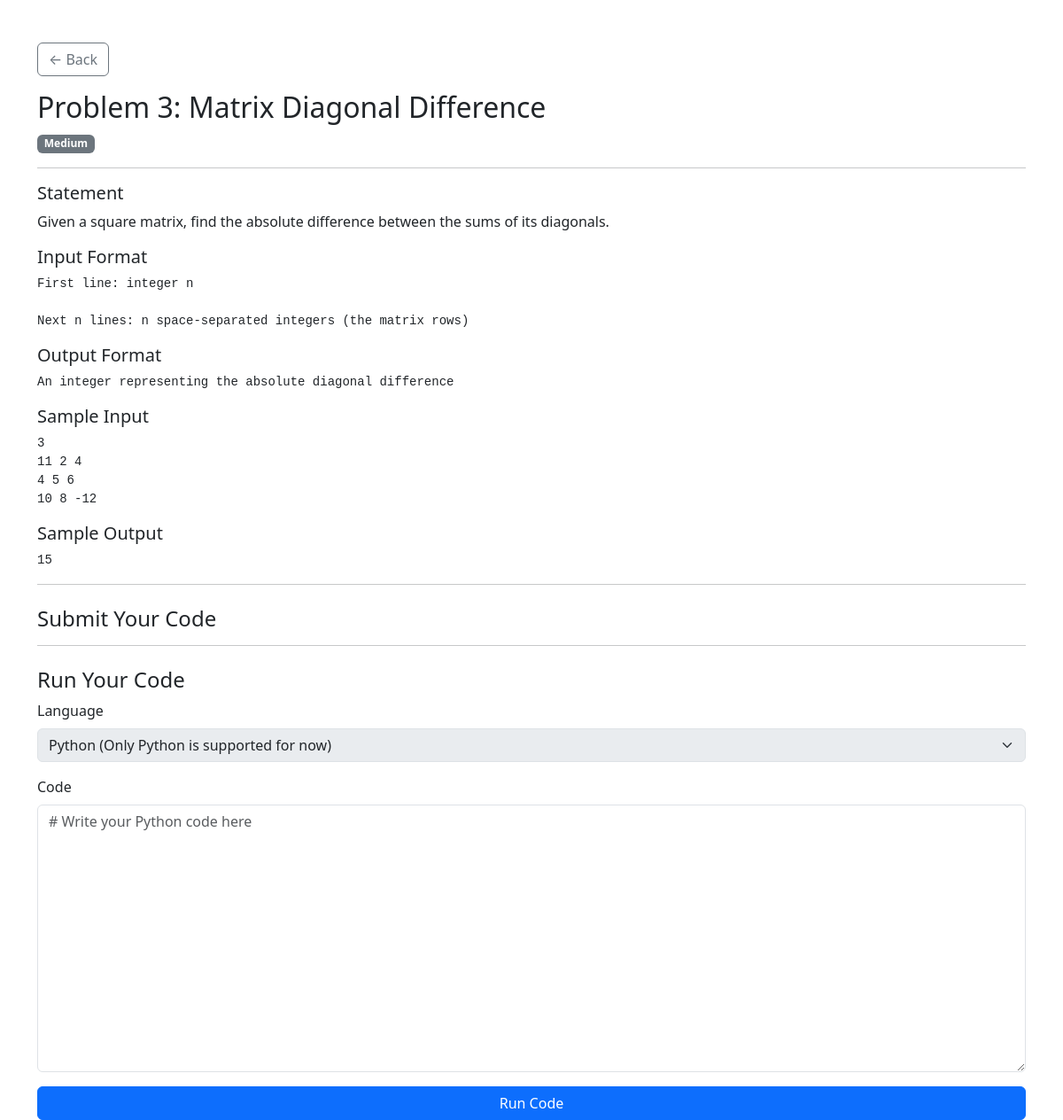
The page /problems/3/ (signed in) on the database its author committed.
### problems/models.py (models this page shows, shortened)
class Problem(models.Model):
    DIFFICULTY_CHOICES = [
        ('Easy', 'Easy'),
        ('Medium', 'Medium'),
        ('Hard', 'Hard'),
    ]
    title = models.CharField(max_length=100)
    statement = models.TextField()
    input_format = models.TextField()
    output_format = models.TextField()
    sample_input = models.TextField()
    sample_output = models.TextField()
    difficulty = models.CharField(max_length=10, choices=DIFFICULTY_CHOICES)
    created_at = models.DateTimeField(auto_now_add=True)

### problems/views.py (the view, shortened to what this page needs)
# urls.py: path('<int:problem_id>/', views.problem_detail, name='problem_detail'),
@login_required
def problem_detail(request, problem_id):
    problem = get_object_or_404(Problem, id=problem_id)
    return render(request, "problems/problem_detail.html", {"problem": problem})

### templates/problems/problem_detail.html (shortened to what this page needs)
<!DOCTYPE html>
<html>
<head>
  <link href="https://cdn.jsdelivr.net/npm/bootstrap@5.3.0/dist/css/bootstrap.min.css" rel="stylesheet" />
</head>
<body>
<div class="container mt-5">
  <a href="/problems/" class="btn btn-outline-secondary mb-3">&larr; Back</a>
  <h2>{{ problem.title }}</h2>
  <span class="badge bg-secondary">{{ problem.difficulty }}</span>
  <hr>
  <h5>Statement</h5>
  <p>{{ problem.statement }}</p>
  <h5>Input Format</h5>
  <pre>{{ problem.input_format }}</pre>
  <h5>Output Format</h5>
  <pre>{{ problem.output_format }}</pre>
  <h5>Sample Input</h5>
  <pre>{{ problem.sample_input }}</pre>
  <h5>Sample Output</h5>
  <pre>{{ problem.sample_output }}</pre>
  <hr>
  <h4 class="mt-4">Submit Your Code</h4>
    <hr>
  <h4 class="mt-4">Run Your Code</h4>
  <form method="POST" action="{% url 'run_submission' problem.id %}">
    <div class="mb-3">
      <label for="language" class="form-label">Language</label>
      <select name="language" id="language" class="form-select" disabled>
        <option value="py" selected>Python (Only Python is supported for now)</option>
      </select>
    </div>
    <div class="mb-3">
      <label for="code" class="form-label">Code</label>
      <textarea name="code" class="form-control" id="code" rows="12" placeholder="# Write your Python code here" required></textarea>
    </div>
    <button type="submit" class="btn btn-primary w-100">Run Code</button>
  </form>
</div>
</body>
</html>

### rows shown on the page
Problem: title "Problem 3: Matrix Diagonal Difference", difficulty "Medium", statement "Given a square matrix, find the absolute difference between the sums of its diagonals.", input_format "First line: integer n Next n lines: n space-separated integers (the matrix rows)", output_format "An integer representing the absolute diagonal difference", sample_input "3 11 2 4 4 5 6 10 8 -12", sample_output "15"
